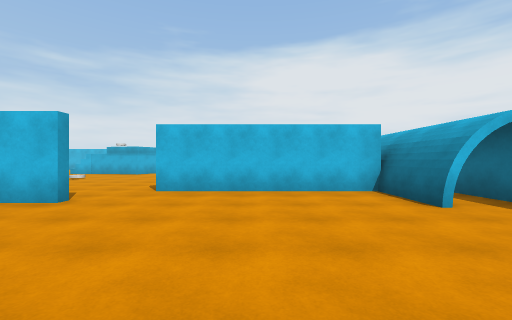
[1] (above)

21 first-person views from a walk through a scene from a Unity 3-D project. The camera is 1.4 m above the floor, looks level and sees 90° across. The floor is counted in squares, 2 m on a side. Each view is taken from the middle of a square. On the plan, view 1 faces up. The plan holds only what a view shows up to about 9 squares ahead; the rest is blank. The player character is not drawn. Door leaves are left out, so doorways stand open. Some surface patterns are stand-ins.

[2]
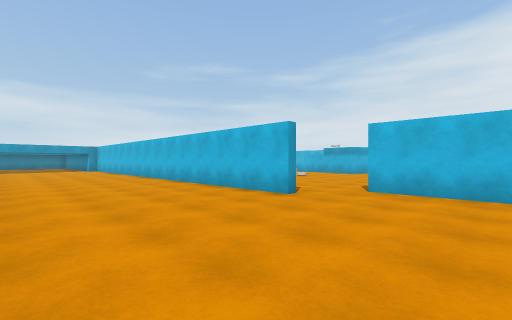

[3]
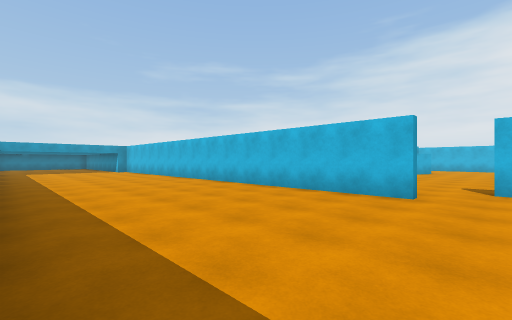

[4]
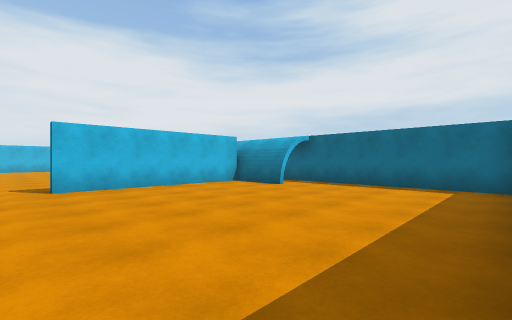

[5]
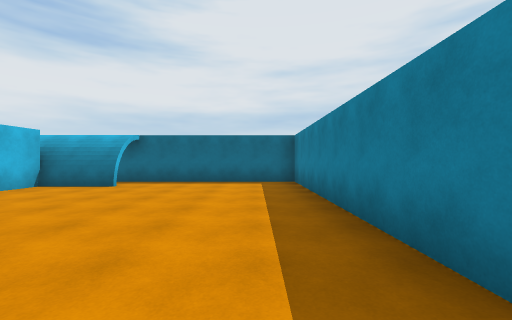

[6]
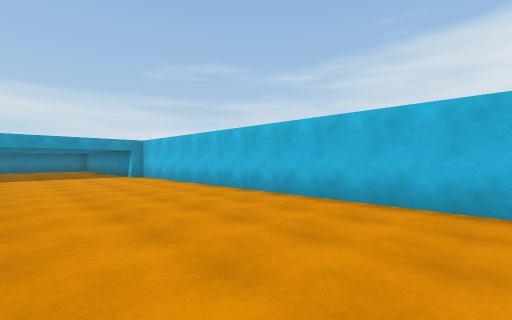

[7]
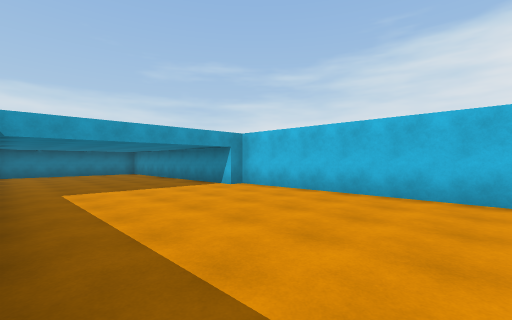

[8]
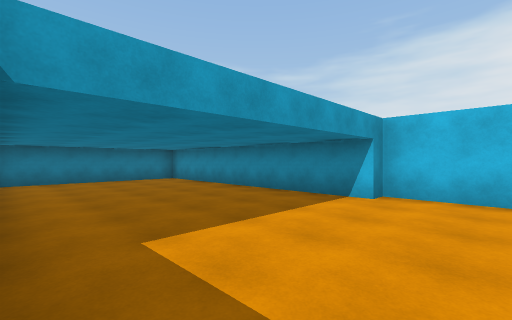

[9]
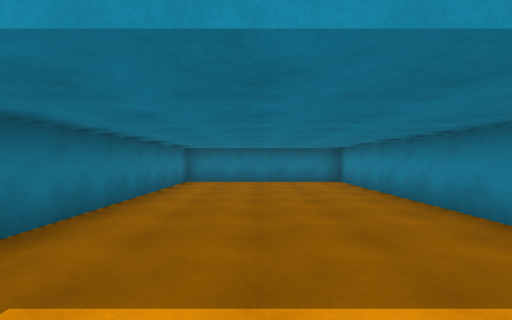

[10]
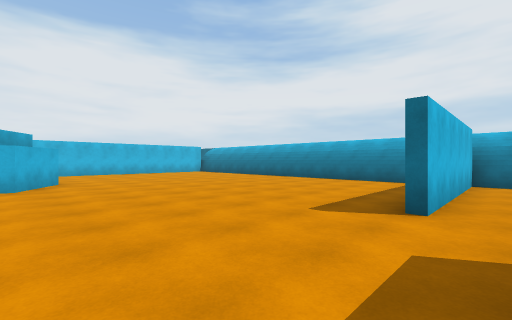

[11]
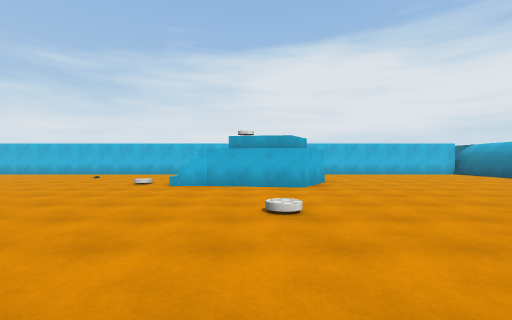

[12]
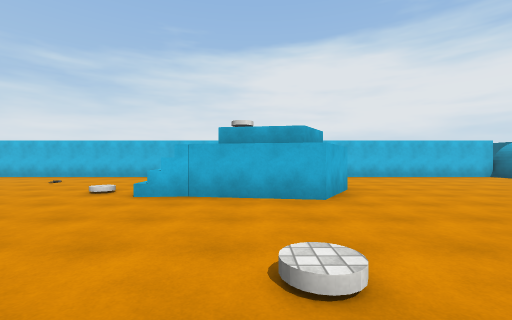

[13]
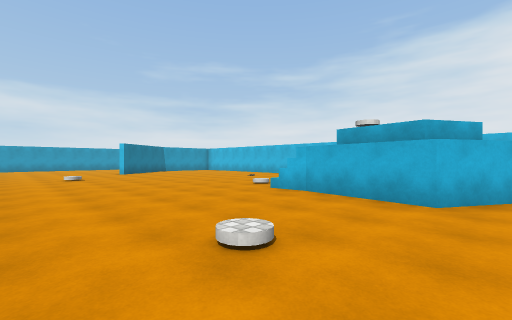

[14]
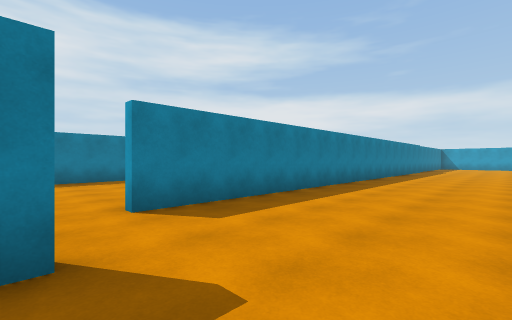

[15]
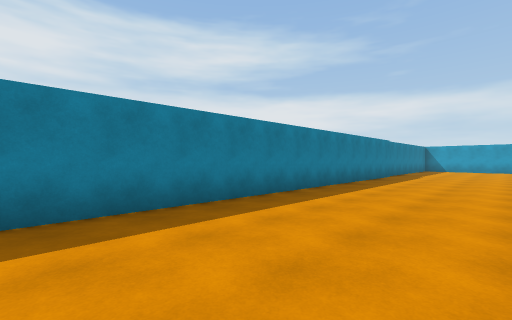

[16]
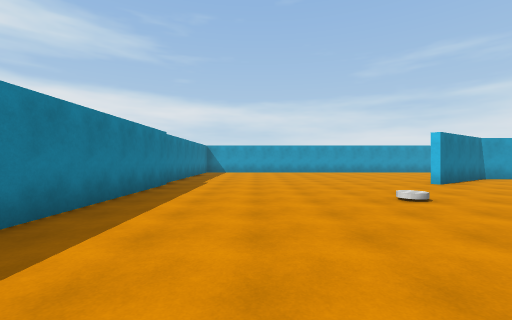

[17]
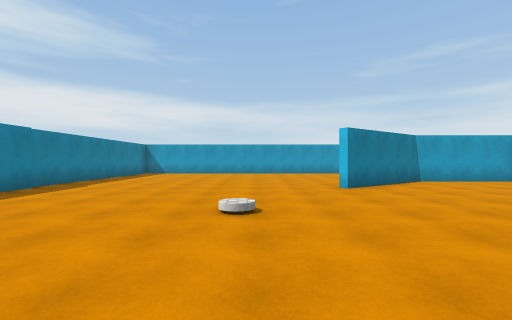

[18]
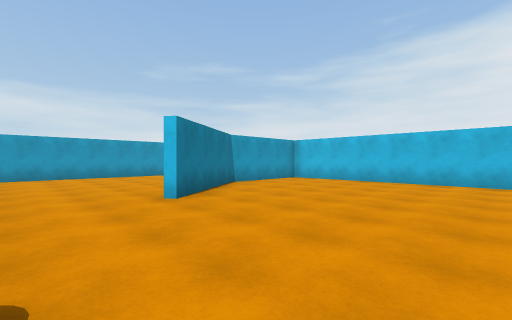

[19]
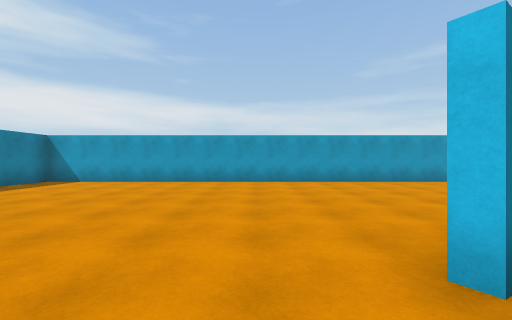

[20]
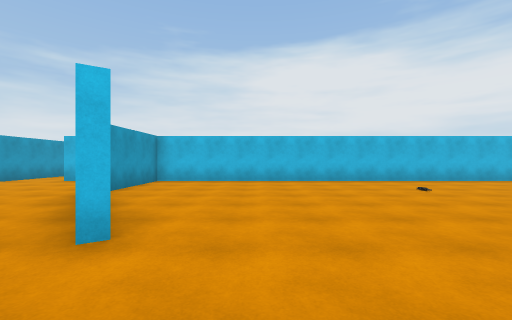

[21]
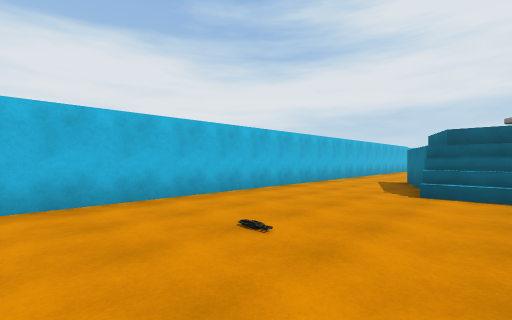

### Floor plan
Points are (right, up) in squares from view 1. A wall is a line through its corners. A room is listed if a view was taken in it or the views show most of it. See-through windows are left out.
Room 1 (views 1, 2, 3, 4, 5, 6, 7, 8, 9)
walls: (-5.1, -1.2) (4.3, -1.2) (4.3, 3.5); (-3.1, 4.2) (-17.7, 4.2); (-17.7, 3.7) (-25.2, 3.7) (-25.2, -1.2) (-19.2, -1.2); (2.8, 3.7) (2.8, 6); (3.2, 3.7) (2.9, 3.7) (2.9, 6.1); (2.9, 5.7) (-2.2, 5.7)
ways out: open door at (-2.7, 5.3) to room 2; opening at (4, 4)
Room 2 (views 10, 11, 12, 13, 14, 15, 16, 17, 18, 19, 20, 21)
walls: (-4.8, 14.1) (-5.8, 12.5) (-6.2, 12.6); (-6.8, 18.5) (-20.3, 18.5) (-20.3, 15.2) (-18.3, 12.3); (-18.4, 4.4) (-3.1, 4.4); (-21, 4.3) (-18.5, 4.3); (-22.9, 18.5) (-23.4, 18.5); (-25.2, 19) (-25.2, 4.3) (-23.6, 4.3); (2.9, 7.2) (2.9, 8.9); (2.8, 6) (2.8, 9)
low walls: (-7.8, 14.4) (-7.9, 15) (-6.3, 15.7); (-5.3, 14.3) (-6, 13.1) (-6.8, 13.2)
ways out: open door at (-2.7, 5.3) to room 1; open door at (-24.5, 18.5)
objects: disc (-7, 14)

Where each view was taken, in squares from view 1:
view 1: 0 up, 0 right, facing up
view 2: 0 up, 0 right, facing up-left
view 3: 1 down, 2 left, facing up-left
view 4: 1 down, 3 left, facing up-right
view 5: 0 up, 4 left, facing right
view 6: 0 up, 7 left, facing up-left
view 7: 1 down, 12 left, facing up-left
view 8: 1 down, 16 left, facing up-left
view 9: 1 up, 17 left, facing left
view 10: 5 up, 6 left, facing up-right
view 11: 6 up, 7 left, facing up
view 12: 8 up, 7 left, facing up
view 13: 8 up, 5 left, facing up-left
view 14: 8 up, 2 left, facing down-left
view 15: 8 up, 7 left, facing down-left
view 16: 7 up, 11 left, facing left
view 17: 10 up, 12 left, facing left
view 18: 10 up, 14 left, facing up-left
view 19: 11 up, 17 left, facing left
view 20: 10 up, 17 left, facing up
view 21: 14 up, 15 left, facing up-right
